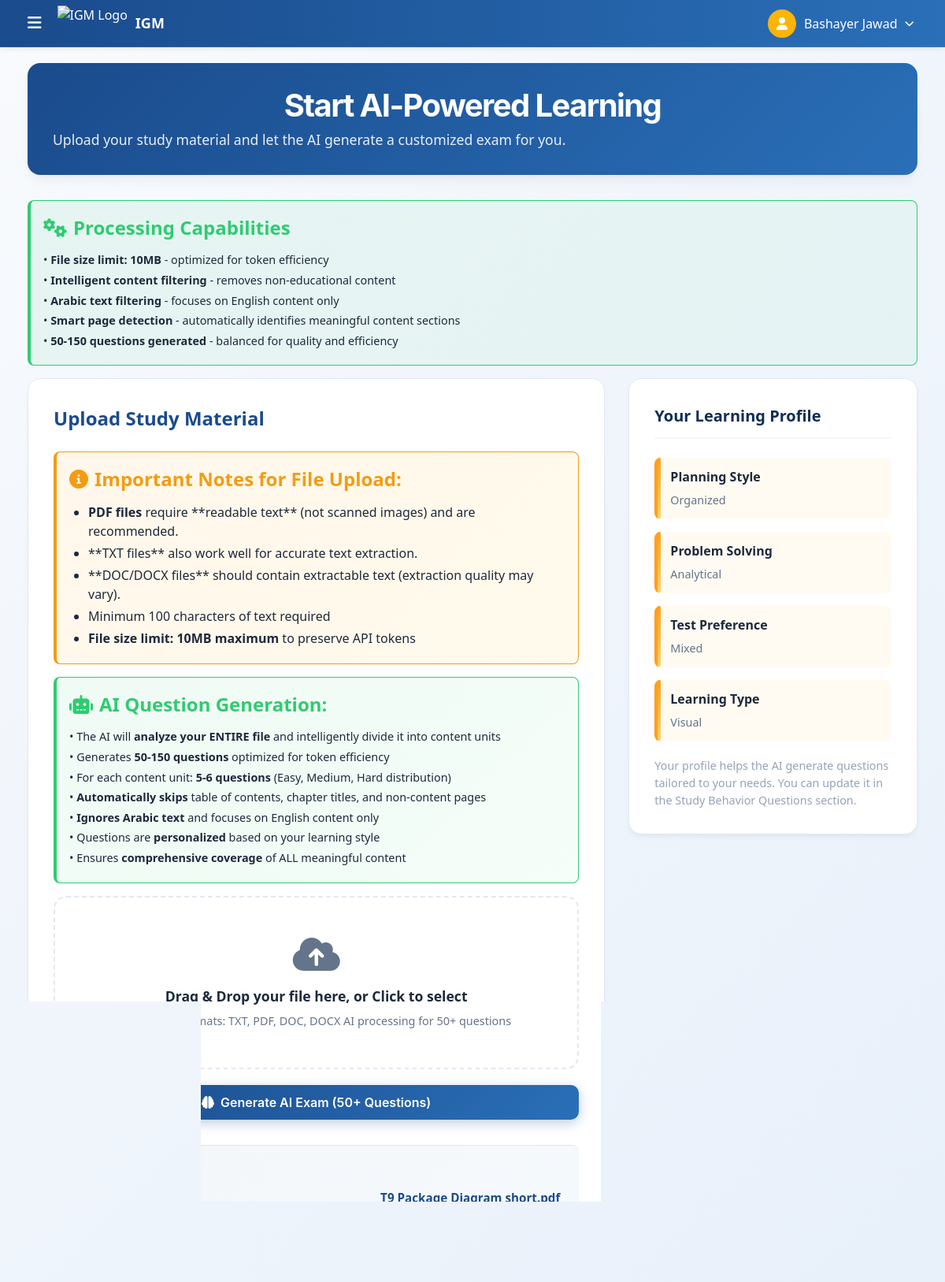
The app's page /upload_file.php (signed in) with its own data.
### tables this page shows
CREATE TABLE `users` (
  `id` int(11) NOT NULL,
  `full_name` varchar(100) NOT NULL,
  `username` varchar(50) NOT NULL,
  `email` varchar(100) NOT NULL,
  `phone` varchar(20) DEFAULT NULL,
  `password` varchar(255) NOT NULL,
  `created_at` timestamp NOT NULL DEFAULT current_timestamp()
);

CREATE TABLE `ai_generated_questions` (
  `id` int(11) NOT NULL,
  `user_id` int(11) NOT NULL,
  `file_name` varchar(255) NOT NULL,
  `file_content` longtext NOT NULL,
  `questionlevel` longtext NOT NULL CHECK (json_valid(`questionlevel`)),
  `questions` longtext NOT NULL CHECK (json_valid(`questions`)),
  `ai_model` varchar(100) NOT NULL,
  `created_at` timestamp NOT NULL DEFAULT current_timestamp()
);

### ai_handler.php (called while the page is built, shortened)
<?php
require_once 'db_config.php';
function getUserLearningStyle($user_id) {
    global $pdo;
    try {
        $stmt = $pdo->prepare("SELECT question_number, answer_value FROM study_behavior_answers WHERE user_id = ? ORDER BY created_at DESC");
        $stmt->execute([$user_id]);
        $behavior_answers = $stmt->fetchAll(PDO::FETCH_ASSOC);
        $profile = [
            'planning_style' => 'Organized',
            'problem_solving' => 'Analytical',
            'test_preference' => 'Mixed',
            'learning_type' => 'Visual'
        ];
        return $profile;
    } catch (Exception $e) {
        return [
            'planning_style' => 'Organized',
            'problem_solving' => 'Analytical',
            'test_preference' => 'Mixed',
            'learning_type' => 'Visual'
        ];
    }
}
function getEnglishStyleName($style) {
    $styles = [
        'منظم' => 'Organized',
        'مرن' => 'Flexible',
        'تعاوني' => 'Collaborative',
        'عفوي' => 'Spontaneous',
        'تحليلي' => 'Analytical',
        'باحث' => 'Research-oriented',
        'مؤجل' => 'Procrastinator',
        'مقالي' => 'Essay-oriented',
        'اختيار متعدد' => 'Multiple Choice',
        'مختلط' => 'Mixed',
        'بصري' => 'Visual',
        'سمعي' => 'Auditory',
        'حركي' => 'Kinesthetic',
        'متوازن' => 'Balanced'
    ];
    return $styles[$style] ?? $style;
}
?>

### upload_file.php (the view, shortened to what this page needs)
<?php
require_once 'ai_handler.php';
$user_id = $_SESSION['user_id'];
$user = null;
$learning_style = [];
$last_uploaded_file = null;
try {
    $stmt = $pdo->prepare("SELECT full_name FROM users WHERE id = ?");
    $stmt->execute([$user_id]);
    $user = $stmt->fetch(PDO::FETCH_ASSOC);
    $learning_style = getUserLearningStyle($user_id);
    $stmt = $pdo->prepare("SELECT id, file_name, created_at FROM ai_generated_questions WHERE user_id = ? ORDER BY created_at DESC LIMIT 1");
    $stmt->execute([$user_id]);
    $last_uploaded_file = $stmt->fetch(PDO::FETCH_ASSOC);
} catch (Exception $e) {
    $error_message = "Error loading initial data: " . $e->getMessage();
}
?>
<!DOCTYPE html>
<html lang="en">
<head>
    <link rel="stylesheet" href="https://cdnjs.cloudflare.com/ajax/libs/font-awesome/6.0.0/css/all.min.css">
    <link rel="stylesheet" href="style.css">
</head>
<body>
    <div class="top-nav">
        <div class="nav-left">
            <button class="menu-toggle" id="menuToggle">
                <i class="fas fa-bars"></i>
            </button>
            <div class="logo">
                <img src="img/logo.png" alt="IGM Logo">
                <span class="logo-text">IGM</span>
            </div>
        </div>
        <div class="user-section">
            <div class="user-info" id="userInfo">
                <div class="user-avatar">
                    <i class="fas fa-user"></i>
                </div>
                <span id="userDisplayName"><?php echo htmlspecialchars($user['full_name'] ?? 'User Name'); ?></span>
                <i class="fas fa-chevron-down" style="font-size: 12px;"></i>
            </div>
        </div>
    </div>
    <div class="main-content" id="mainContent">
        <div class="container">
            <div class="page-header">
                <h1 class="page-title">Start AI-Powered Learning</h1>
                <p class="page-subtitle">Upload your study material and let the AI generate a customized exam for you.</p>
            </div>
            <div class="page-based-info">
                <h4><i class="fas fa-cogs"></i> Processing Capabilities</h4>
                <p>• <strong>File size limit: 10MB</strong> - optimized for token efficiency</p>
                <p>• <strong>Intelligent content filtering</strong> - removes non-educational content</p>
                <p>• <strong>Arabic text filtering</strong> - focuses on English content only</p>
                <p>• <strong>Smart page detection</strong> - automatically identifies meaningful content sections</p>
                <p>• <strong>50-150 questions generated</strong> - balanced for quality and efficiency</p>
            </div>
            <div class="main-layout">
                <div class="upload-card">
                    <h2>Upload Study Material</h2>
                    <div class="file-processing-info">
                        <h4><i class="fas fa-info-circle"></i> Important Notes for File Upload:</h4>
                        <ul>
                            <li><strong>PDF files</strong> require **readable text** (not scanned images) and are recommended.</li>
                            <li>**TXT files** also work well for accurate text extraction.</li>
                            <li>**DOC/DOCX files** should contain extractable text (extraction quality may vary).</li>
                            <li>Minimum 100 characters of text required</li>
                            <li><strong>File size limit: 10MB maximum</strong> to preserve API tokens</li>
                        </ul>
                    </div>
                    <div class="page-based-info">
                        <h4><i class="fas fa-robot"></i> AI Question Generation:</h4>
                        <p>• The AI will <strong>analyze your ENTIRE file</strong> and intelligently divide it into content units</p>
                        <p>• Generates <strong>50-150 questions</strong> optimized for token efficiency</p>
                        <p>• For each content unit: <strong>5-6 questions</strong> (Easy, Medium, Hard distribution)</p>
                        <p>• <strong>Automatically skips</strong> table of contents, chapter titles, and non-content pages</p>
                        <p>• <strong>Ignores Arabic text</strong> and focuses on English content only</p>
                        <p>• Questions are <strong>personalized</strong> based on your learning style</p>
                        <p>• Ensures <strong>comprehensive coverage</strong> of ALL meaningful content</p>
                    </div>
                    <form method="POST" enctype="multipart/form-data" id="uploadForm">
                        <div class="file-drop-area" id="fileDropArea">
                            <i class="fas fa-cloud-upload-alt"></i>
                            <p>Drag & Drop your file here, or Click to select</p>
                            <small>Supported formats: TXT, PDF, DOC, DOCX AI processing for 50+ questions</small>
                        </div>
                        <button type="submit" class="submit-btn" id="submitBtn">
                            <i class="fas fa-brain"></i>
                            Generate AI Exam (50+ Questions)
                        </button>
                    </form>
                    <?php if ($last_uploaded_file): ?>
                    <div class="last-file-info">
                        <p>Last Material Studied:</p>
                        <p>File: <span><?php echo htmlspecialchars($last_uploaded_file['file_name']); ?></span></p>
                        <p>Date: <span><?php echo date('M j, Y H:i', strtotime($last_uploaded_file['created_at'])); ?></span></p>
                    </div>
                    <?php endif; ?>
                </div>
                <div class="info-card">
                    <h3>Your Learning Profile</h3>
                    <div class="style-item">
                        <strong>Planning Style</strong>
                        <span><?php echo htmlspecialchars(getEnglishStyleName($learning_style['planning_style'] ?? 'Organized')); ?></span>
                    </div>
                    <div class="style-item">
                        <strong>Problem Solving</strong>
                        <span><?php echo htmlspecialchars(getEnglishStyleName($learning_style['problem_solving'] ?? 'Analytical')); ?></span>
                    </div>
                    <div class="style-item">
                        <strong>Test Preference</strong>
                        <span><?php echo htmlspecialchars(getEnglishStyleName($learning_style['test_preference'] ?? 'Mixed')); ?></span>
                    </div>
                    <div class="style-item">
                        <strong>Learning Type</strong>
                        <span><?php echo htmlspecialchars(getEnglishStyleName($learning_style['learning_type'] ?? 'Balanced')); ?></span>
                    </div>
                    <p style="font-size: 0.9rem; margin-top: 20px; color: var(--text-light);">
                        Your profile helps the AI generate questions tailored to your needs.
                        You can update it in the Study Behavior Questions section.
                    </p>
                </div>
            </div>
        </div>
    </div>
</body>
</html>

### records on screen
users: full_name "Bashayer Jawad"
ai_generated_questions: file_name "T9 Package Diagram short.pdf"

### other values on screen
getEnglishStyleName($learning_style['planning_style'] ?? 'Organized') "Organized"
getEnglishStyleName($learning_style['test_preference'] ?? 'Mixed') "Mixed"
getEnglishStyleName($learning_style['learning_type'] ?? 'Balanced') "Visual"
